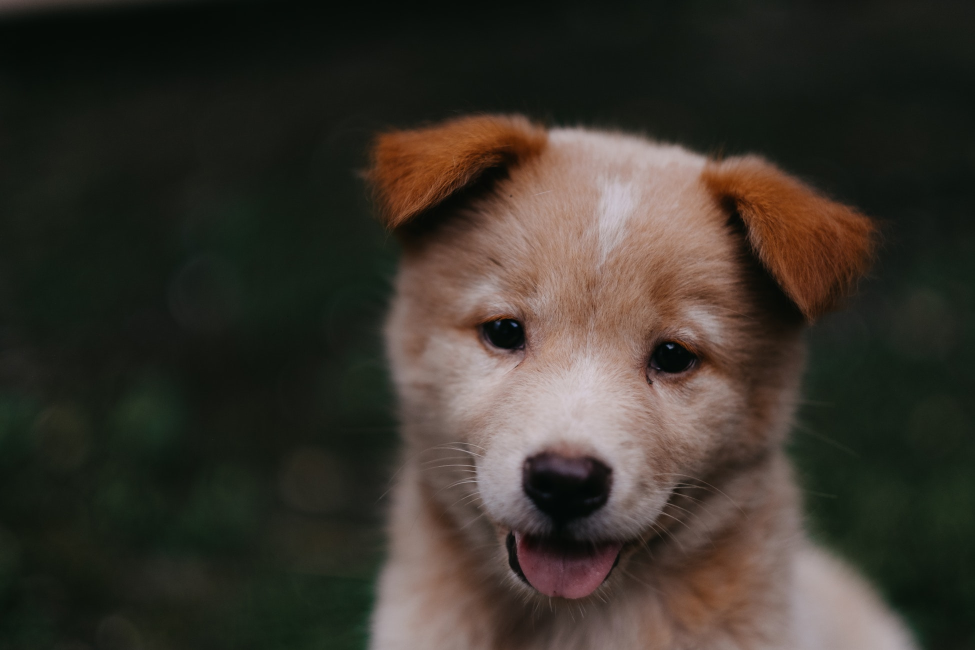
#> input picture puppy.jpg, 1950 x 1300 px (shown at 1/2 size)
$ jupyter execute 'Image Processing with OpenCV.ipynb'   (shell and % lines are left out)
#> lines starting #> are read from the running program, lines starting #| are printed output that depends on the picture; after the words box and inside, x2 and y2 are one past the last pixel; in counts of white or black regions, pixels touching at a corner belong together
# Working with OpenCV

[cell 1]
#Importing basic library
import numpy as np
import matplotlib.pyplot as plt

[cell 2]
# Importing openCV
# pip install opencv-python
import cv2

[cell 3]
#reading image file directly as numpy array, using OpenCV we do not need to convert it into numpy array
img=cv2.imread('puppy.jpg')
#> img is the input picture: shape (1300, 1950, 3); mean B, G, R 43.8, 51.8, 57.3

[cell 4]
type(img)

[cell 5]
# if no image path exists, then cv2 imread() function shows array as Nonetype like
img1=cv2.imread('ajsjstjwjte.jpg')
type(img1)

[cell 6]
img.shape
#> Out = (1300, 1950, 3)

[cell 7]
#Showing the image
plt.imshow(img)

**Reading formats of different tools**:-<br>
* MATPLOTLIB ---> RGB (Red,Green,Blue)
* OpenCV -------> BGR (Blue,Green,Red)

[cell 8]
#Using OpenCV we can convert to any of the color code,to change it to RGB we need to change it using OpenCV function
fix_img=cv2.cvtColor(img,cv2.COLOR_BGR2RGB)

[cell 9]
plt.imshow(fix_img)

[cell 10]
#We want the image to be read as Grayscale image.at the importing time only
img_gray=cv2.imread('puppy.jpg',cv2.IMREAD_GRAYSCALE)
#> img_gray: shape (1300, 1950); min 1, max 209, mean 52.6

[cell 11]
#It is with the openCv to show darker one as blue and lighter one as yellowish.we can set it to 'gray' cmap.
plt.imshow(img_gray,cmap='gray')

### Resizing images

[cell 12]
#The shape are swapped, 1000 is the width, 1250 is the height..while in previous one 1350 is the height,1950 is the width.
#Takes width,height in sequence
resized_img=cv2.resize(fix_img,(1000,1250))
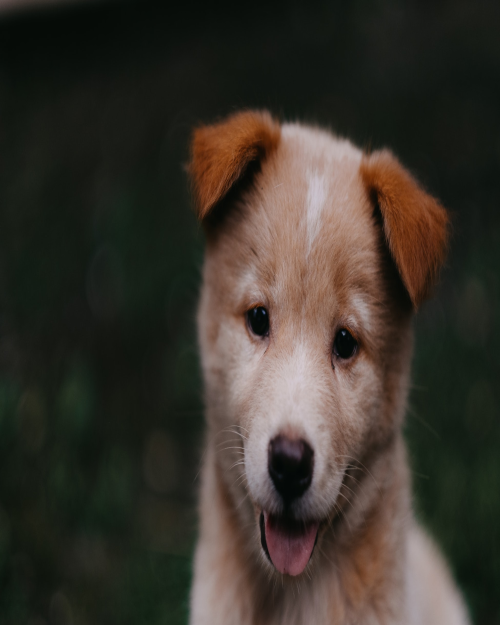
#> resized_img: shape (1250, 1000, 3) (shown at 1/2 size); mean R, G, B 57.2, 51.8, 43.7

[cell 13]
plt.imshow(resized_img)

[cell 14]
#Resizing the image using ratio,it means reducing the image by 50%
w_ratio=0.5
h_ratio=0.5 #50% percent of original height

[cell 15]
#This is the way the parameters are passed
new_img_ratio=cv2.resize(fix_img,(0,0),fix_img,w_ratio,h_ratio)

[cell 16]
plt.imshow(new_img_ratio)

[cell 17]
new_img_ratio.shape
#> Out = (650, 975, 3)

### Flipping Images

* Horizontal Flipping - 0
* Vertical Flipping - 1

[cell 18]
new_img_horiz_flip=cv2.flip(fix_img,0) #Horizontal flipping
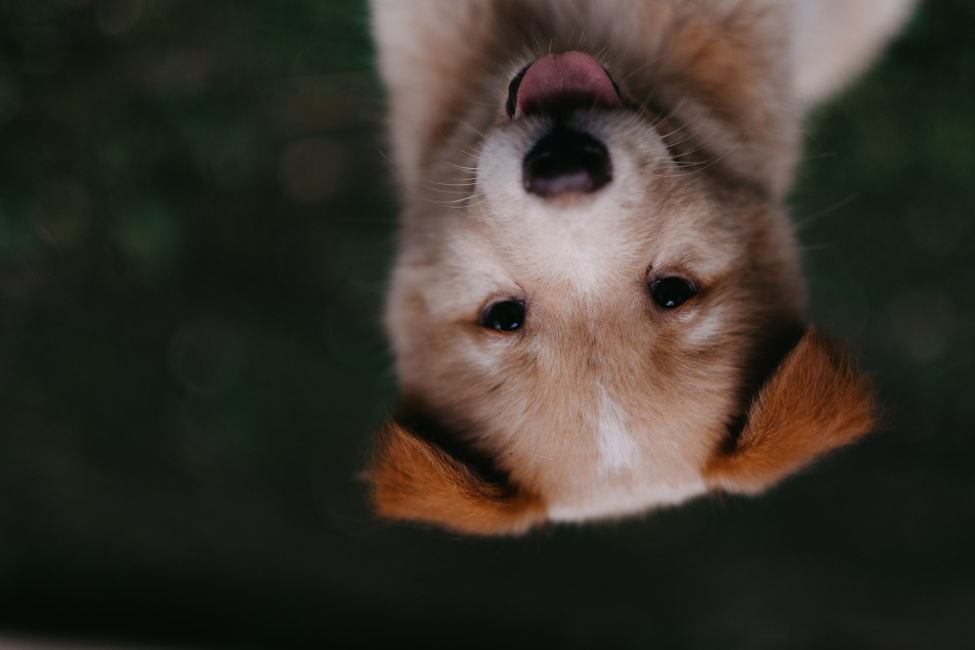
#> new_img_horiz_flip: shape (1300, 1950, 3) (shown at 1/2 size); mean R, G, B 57.3, 51.8, 43.8

[cell 19]
plt.imshow(new_img_horiz_flip)

[cell 20]
new_img_vert_flip=cv2.flip(fix_img,1) #Vertical flipping
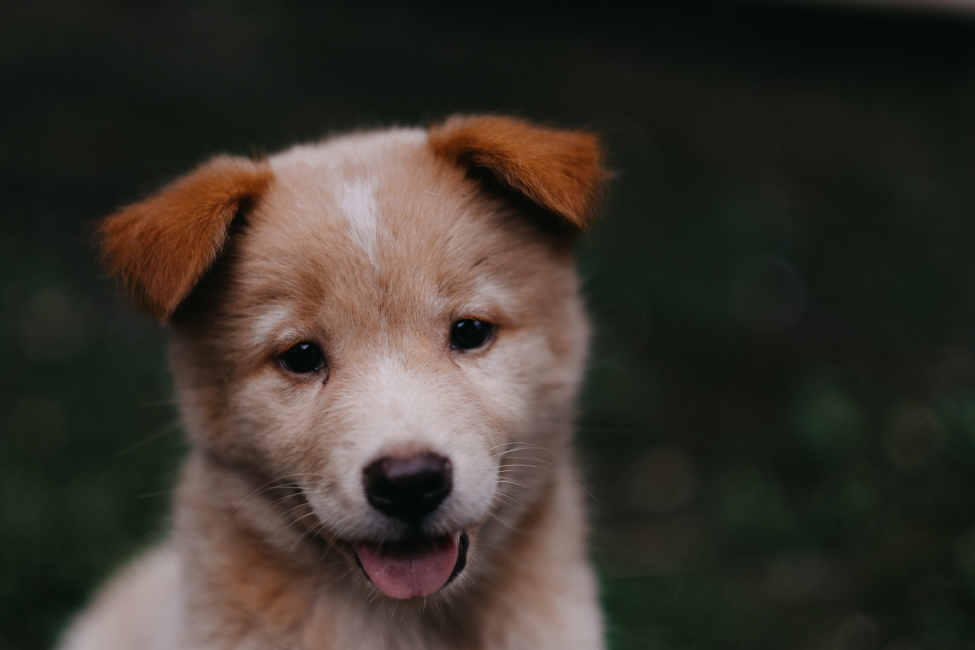
#> new_img_vert_flip: shape (1300, 1950, 3) (shown at 1/2 size); mean R, G, B 57.3, 51.8, 43.8

[cell 21]
plt.imshow(new_img_vert_flip)

### Saving Image file

[cell 22]
#Converting to RGB to save the image
new_img_vert_flip=cv2.cvtColor(new_img_vert_flip,cv2.COLOR_BGR2RGB)

[cell 23]
#Saving the image
cv2.imwrite('puppy_flip.jpg',new_img_vert_flip)
#> Out = True

### Space occupied by image in canvas (fix)

[cell 24]
fig=plt.figure(figsize=(4,4)) #totally depends on figsize
ax=fig.add_subplot(111)
ax.imshow(fix_img)

[cell 25]
#Use openCV to display images in their own separate window outside of jupyter

import cv2
img=cv2.imread('puppy.jpg')
cv2.imshow('Puppy',img)
cv2.waitKey()

### Drawing on Images

[cell 26]
#Creating a blank image
blank_img=np.zeros(shape=(512,512,3),dtype=np.int16)

[cell 27]
blank_img

[cell 28]
blank_img.shape

[cell 29]
plt.imshow(blank_img)

[cell 30]
#Drawing rectange over image, pt1 is the first vertex of rectange(top-left), pt2 is the second vertex of the rectangle(bottom-right)
#In pt1, first point is on x axis and second on y
#color code is RGB,as the image is in RGB color code, otherwise BGR
#It will not return anything, just changing in the original image.
cv2.rectangle(blank_img,pt1=(380,10),pt2=(500,200),color=(0,255,0),thickness=10)

[cell 31]
plt.imshow(blank_img)

[cell 32]
#Drawing a square in the middle of the image(thickness can be set with the color also provided)
cv2.rectangle(blank_img,pt1=(200,200),pt2=(400,400),color=(255,0,0),thickness=6);
#> blank_img: shape (512, 512, 3) int16; mean of channels 0, 1, 2 5.4, 6.4, 0

[cell 33]
plt.imshow(blank_img)

[cell 34]
#Drawing a circle,  center is the point of the center of circle,   radius is how much we need to expand it(in px)
cv2.circle(blank_img,center=(100,50),radius=50,color=(0,0,255),thickness=6);
#> blank_img: shape (512, 512, 3) int16; mean of channels 0, 1, 2 5.4, 6.4, 2.1

[cell 35]
plt.imshow(blank_img)

[cell 36]
#Drawing a filled circle, it just takes thickness as -1
cv2.circle(blank_img,center=(50,450),radius=50,color=(0,0,255),thickness=-1);
#> blank_img: shape (512, 512, 3) int16; mean of channels 0, 1, 2 5.4, 6.4, 9.7
plt.imshow(blank_img)

[cell 37]
#Drawing a line
cv2.line(blank_img,pt1=(15,380),pt2=(15,200),color=(0,255,0),thickness=4);
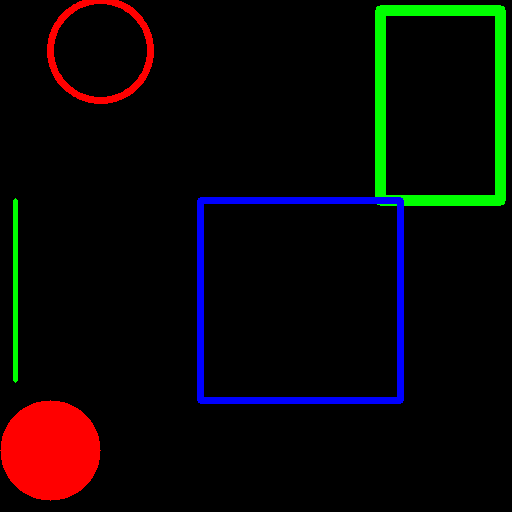
#> blank_img: shape (512, 512, 3) int16; mean of channels 0, 1, 2 5.4, 7.3, 9.7; drawn as B, G, R
plt.imshow(blank_img)

[cell 38]
#Drawing Text, we can only select font from cv2,'org' parameter takes bottom left coordinate
#FontScale decides the size of the font, and color is given as white(when all are 255)
font=cv2.FONT_HERSHEY_SIMPLEX
cv2.putText(blank_img,text="Image",org=(80,250),fontFace=font,fontScale=3,color=(255,255,255),thickness=3,lineType=cv2.LINE_AA);
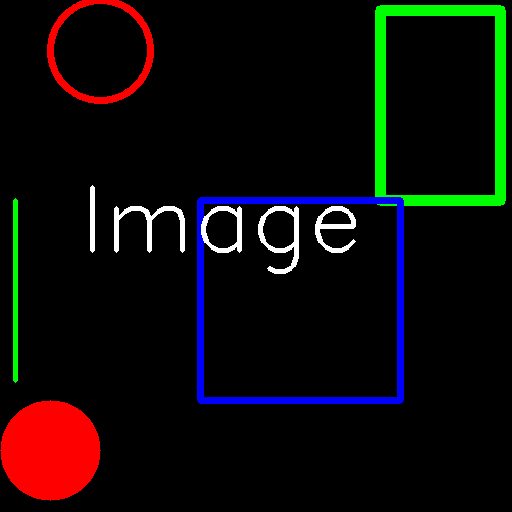
#> blank_img: shape (512, 512, 3) int16; 1.34% of pixels changed, all inside (x1, y1, x2, y2) = (90, 185, 356, 274); drawn as B, G, R
plt.imshow(blank_img)

### Creating customized polygon

[cell 39]
#creating a blank image
#dtype is used as we do not want it to be in float, it should be in interger
blank_img_poly=np.zeros(shape=(1320,1920,3),dtype=np.int16)

[cell 40]
plt.imshow(blank_img_poly)

[cell 41]
#All these contains the coordinates
vertices=np.array([ [100,300],[200,200],[400,300],[200,400] ],dtype=np.int32)

[cell 42]
vertices.shape

[cell 43]
#OpenCV wants these points in 3 dimensions because of color channels(we should always write these numbers for reshaping)
#(keeping the same information)
pts=vertices.reshape((-1,1,2))

[cell 44]
#It has just added another dimension as 1, keeping the same information
pts.shape

[cell 45]
#Creating a polygon, [pts] we need to pass as a list as it contains points(above it contains coordinates)
#isClosed ensures the polygon must be closed or not
cv2.polylines(blank_img_poly,[pts],isClosed=True,color=(120,125,0),thickness=10);
plt.imshow(blank_img_poly)
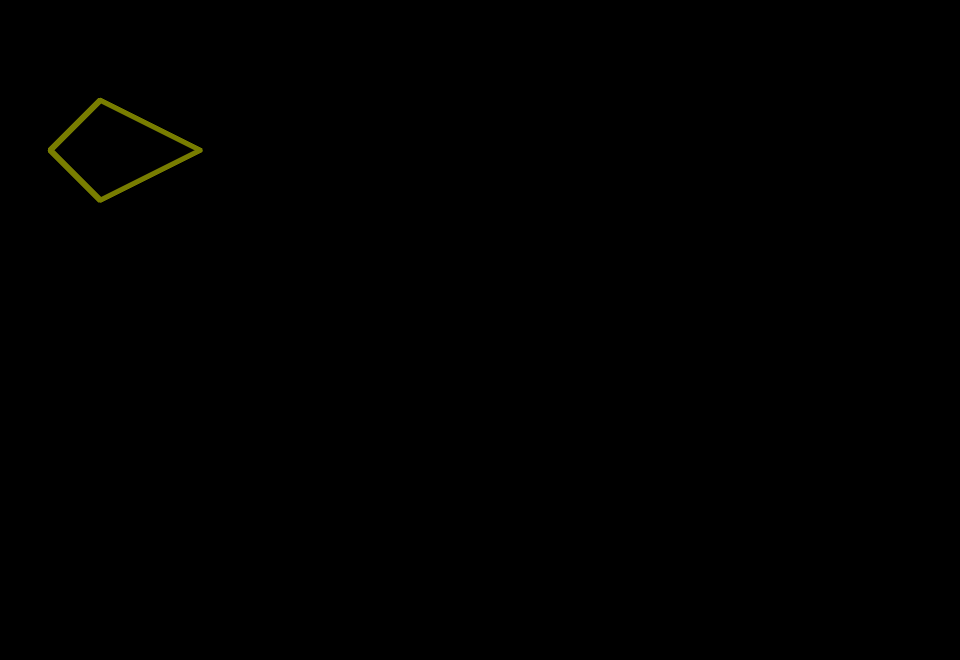
#> shown: shape (1320, 1920, 3) (shown at 1/2 size); mean R, G, B 0.4, 0.4, 0

* Note--You must clear the concept of rectange, it is normally used for object detection

### Direct Drawing images using Mouse
We can use CallBacks to connect images to event functions with OpenCV, This allows you to directly interact with images.

It is divied into parts:-
* Connecting Callback Functions
* Adding functionality through Event Choices
* Dragging the Mouse for functionality

We must keep it in a single cell or single python script file

**Drawing Circle using Mouse**

[cell 46]
#0xFF==27 means that if anyone presses Esc key
#dtype=int8 helps to make the background gray
#color is swapped to BGR

[cell 47]
import cv2
import numpy as np

#Function(these parameters will be automatically filled by the SetMouseCallback)
#We do not need to pass center points (x,y) as it will be taken by mouse
def draw_circle(event,x,y,flags,param):
    if event==cv2.EVENT_LBUTTONDOWN: #if the left mouse button is pressed, then draw a circle
        cv2.circle(img,(x,y),radius=100,color=(0,255,0),thickness=-1)

    elif event==cv2.EVENT_RBUTTONDOWN:#if the right mouse button is pressed, then draw a different circle
        cv2.circle(img,(x,y),radius=60,color=(255,125,0),thickness=6)

#Helps to connect above function with the image callback
cv2.namedWindow(winname='my_drawing')
cv2.setMouseCallback('my_drawing',draw_circle)


img=np.zeros((512,512,3),dtype=np.int8)

while True:
    cv2.imshow("my_drawing",img)

    if cv2.waitKey(20) & 0xFF==27:
#> (key Esc is pressed here)
        break

cv2.destroyAllWindows()

**Drawing with Mouse Freehand**

[cell 48]
#drawing=false, it will be true when mouse button is down and again to false when mouse button is up.
#x,y keeps the track where the mouse is currently located

[cell 49]
import cv2
import numpy as np

#Variables
drawing=False
ix=iy=-1,-1


#Function(these parameters will be automatically filled by the SetMouseCallback)
def draw_rectangle(event,x,y,flags,param):
    global drawing,ix,iy

    if event==cv2.EVENT_LBUTTONDOWN:
        drawing=True #as the mouse button is pressed/down
        ix,iy=x,y #will change the value to the place where the mouse was located


    elif event==cv2.EVENT_MOUSEMOVE: #movement of mouse
        if drawing==True:
            cv2.rectangle(img,pt1=(ix,iy),pt2=(x,y),color=(0,255,0),thickness=-1)

    elif event==cv2.EVENT_LBUTTONUP:
        drawing=False
        cv2.rectangle(img,pt1=(ix,iy),pt2=(x,y),color=(0,255,0),thickness=-1)

#Helps to connect above function with the image callback
cv2.namedWindow(winname='my_drawing')
cv2.setMouseCallback('my_drawing',draw_rectangle)


img=np.zeros((512,512,3),dtype=np.int8)

while True:
    cv2.imshow("my_drawing",img)

    if cv2.waitKey(20) & 0xFF==27:
#> (key Esc is pressed here)
        break

cv2.destroyAllWindows()

## Image Processing Assessment

[cell 50]
#Open the dog_backpack.jpg image and display it in the notebook. Make sure to correct for the RGB order
dog_backpack=cv2.imread('dog_backpack.jpg',)
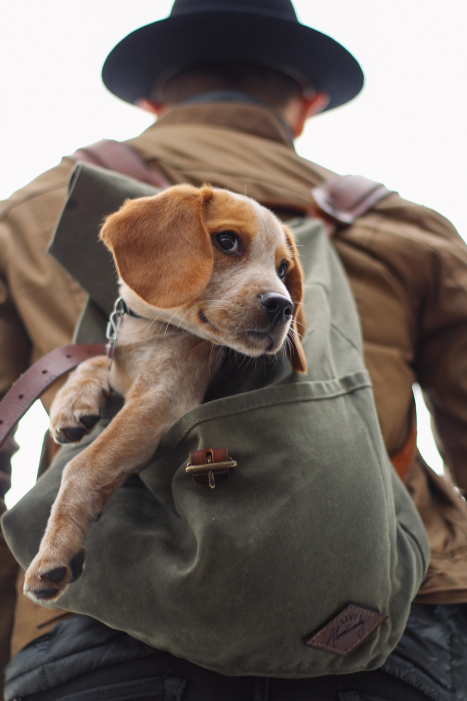
#> input picture dog_backpack.jpg, 934 x 1401 px (shown at 1/2 size)
#> dog_backpack is the input picture: shape (1401, 934, 3); mean B, G, R 99.5, 106.7, 118.1

[cell 51]
plt.imshow(dog_backpack)

[cell 52]
#Changing to RGB color code
fix_dog_backpack=cv2.cvtColor(dog_backpack,cv2.COLOR_BGR2RGB)

[cell 53]
plt.imshow(fix_dog_backpack)

[cell 54]
#Flip the image upside down
flip_dog_backpack=cv2.flip(fix_dog_backpack,0)
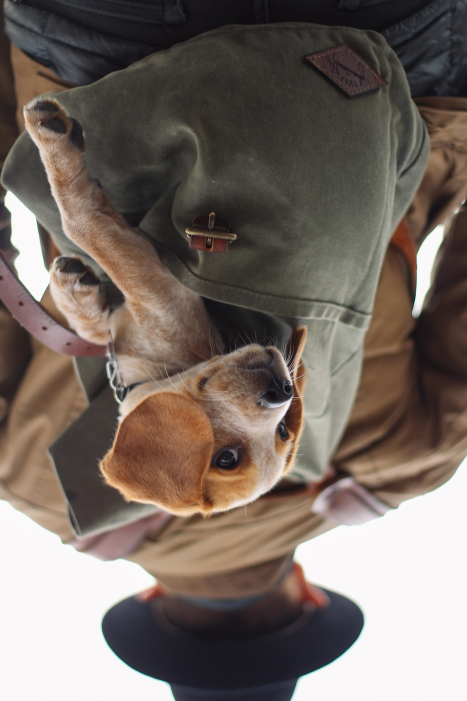
#> flip_dog_backpack: shape (1401, 934, 3) (shown at 1/2 size); mean R, G, B 118.1, 106.7, 99.5

[cell 55]
plt.imshow(flip_dog_backpack)

[cell 56]
#Draw an empty RED rectangle around the face and display the image
plt.imshow(fix_dog_backpack)

[cell 57]
dog_image=fix_dog_backpack.copy()
plt.imshow(dog_image)

[cell 58]
#color code is RGB,as the image is converted into RGB color code, otherwise BGR
cv2.rectangle(dog_image,pt1=(220,350),pt2=(620,750),color=(255,0,0),thickness=4);
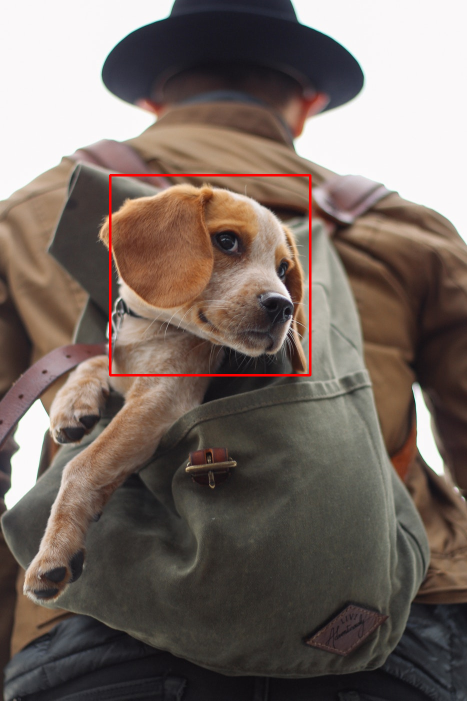
#> dog_image: shape (1401, 934, 3) (shown at 1/2 size); mean R, G, B 118.8, 106, 98.9

[cell 59]
plt.imshow(dog_image)

[cell 60]
#Draw a BLUE triangle in the middle of the image.
dog_image_triangle=fix_dog_backpack.copy()
plt.imshow(dog_image_triangle)

[cell 61]
vertices=np.array([ [450,400],[290,700],[600,700] ],dtype=np.int32)

[cell 62]
vertices.shape

[cell 63]
#OpenCV wants these points in 3 dimensions
pts=vertices.reshape((-1,1,2))

[cell 64]
pts.shape

[cell 65]
cv2.polylines(dog_image_triangle,[pts],isClosed=True,color=(0,0,255),thickness=8);
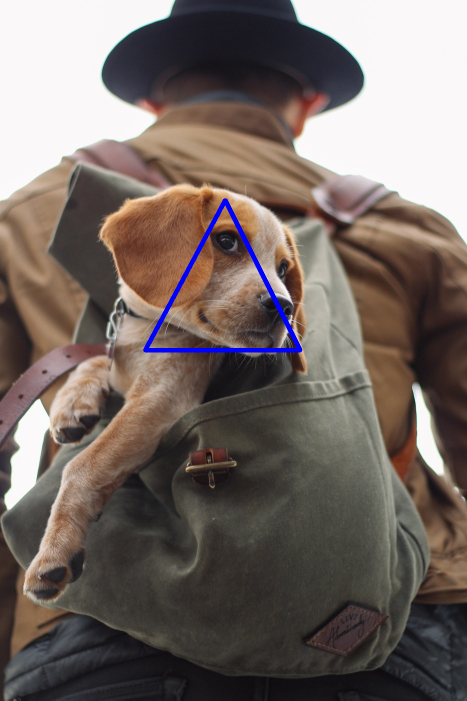
#> dog_image_triangle: shape (1401, 934, 3) (shown at 1/2 size); mean R, G, B 117.1, 106, 100.7

[cell 66]
plt.imshow(dog_image_triangle)

[cell 67]
#Create a script that opens the picture and allows you to draw empty red circles whenever Right mouse button is pressed.

import cv2
import numpy as np

def circle(event,x,y,flags,param):
    if event==cv2.EVENT_RBUTTONDOWN:
        cv2.circle(img,(x,y),radius=50,color=(0,0,255),thickness=4)


cv2.namedWindow(winname='my_circles')
cv2.setMouseCallback('my_circles',circle)

#Reading it as BGR and showing it as BGR, therefore original image is shown
img=cv2.imread('dog_backpack.jpg')

while True:
    cv2.imshow('my_circles',img)

    if cv2.waitKey(3) & 0xFF==27:
#> (key Esc is pressed here)
